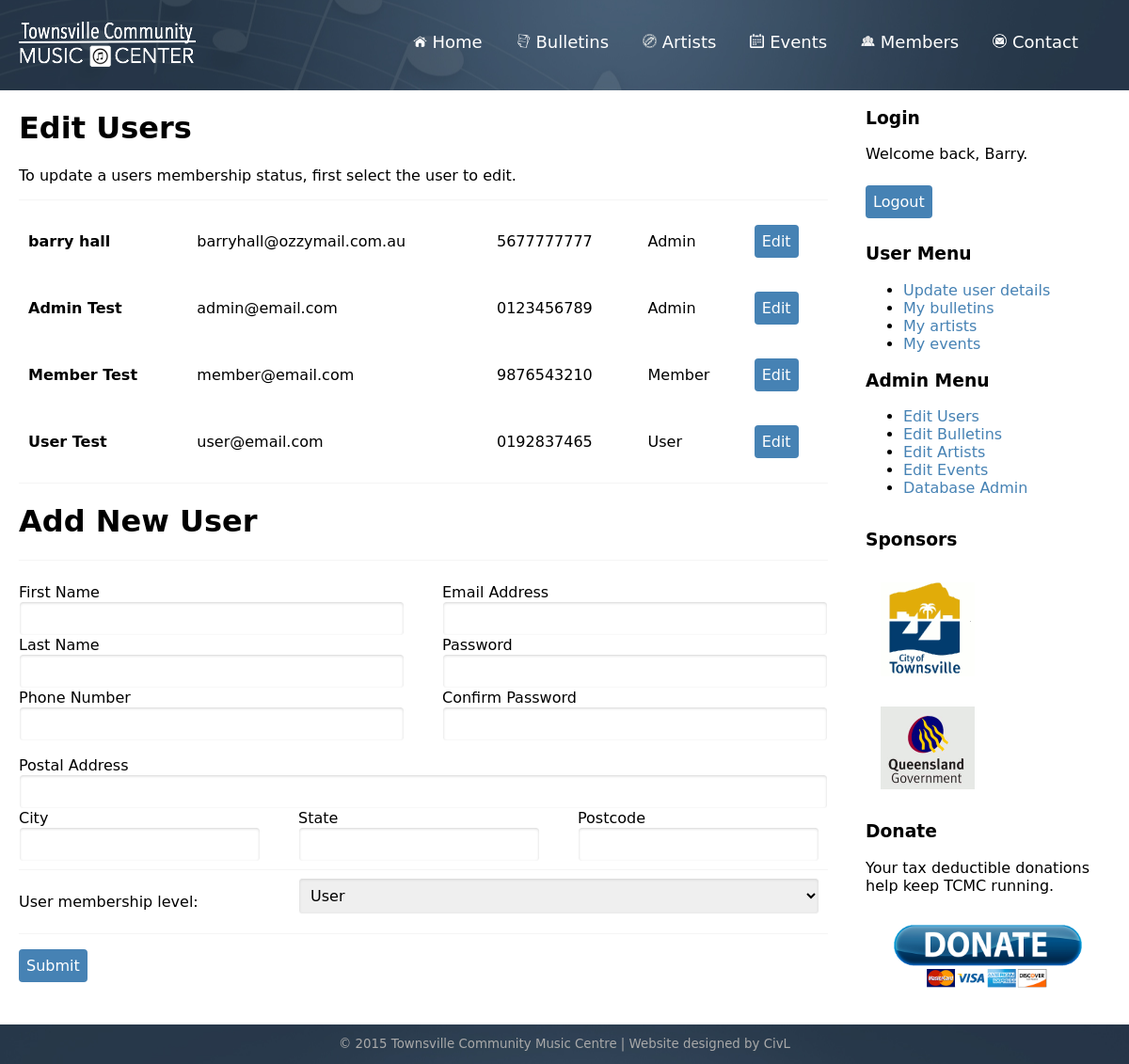
/adminUser.php (signed in), run on the app's committed database.
### tables this page shows
CREATE TABLE "user" (
  "user_id" integer NOT NULL PRIMARY KEY AUTOINCREMENT,
  "user_firstname" text NOT NULL,
  "user_lastname" text NOT NULL,
  "user_phone" text NOT NULL,
  "user_email" text NOT NULL,
  "user_pass" text NOT NULL,
  "user_address" text NOT NULL,
  "user_city" text NOT NULL,
  "user_state" text NOT NULL,
  "user_postcode" text NOT NULL,
  "user_status" text NOT NULL
);

### adminUser.php (the view, shortened to what this page needs)
<?php include("header.php"); ?>
    <div class="container row">
        <div id="main" class="col wide">
            <?php if(!isset($_SESSION['userLoggedIn']) || $_SESSION['user_status'] !== '2'){
                include('moduleNoAccess.php');
            } else {
            include("connectdb.php");
            $select = $dat->query('select * from user');
            $users = $select->fetchAll(PDO::FETCH_ASSOC);
            ?>
            <div class="blockMy">
                <h1>Edit Users</h1>
                <p>To update a users membership status, first select the user to edit.</p>
                <hr>
            <?php
            echo '<table>';
            foreach ($users as $row){
                echo '<tr>';
                echo '<td><strong>'. $row['user_firstname'] .' '. $row['user_lastname'] .'</strong></td>';
                echo '<td>'. $row["user_email"] .'</td>';
                echo '<td>'. $row["user_phone"] .'</td>';
                if ($row["user_status"] == '0') {
                    echo '<td>User</td>';
                }
                if ($row["user_status"] == '1') {
                    echo '<td>Member</td>';
                }
                if ($row["user_status"] == '2') {
                    echo '<td>Admin</td>';
                }
                echo '<td><a href="adminUser.php?user_id='. $row['user_id'] .'#edit"><button>Edit</button></a></td>';
                echo '</tr>';
            }
            echo '</table></div><hr>';
            if (isset($_GET['user_id'])) {
                echo '<h1>Edit User Details</h1>';
                echo '<strong>Note:</strong> For privacy reasons, you cannot view a users password.  You can however issue them with a new password by entering it here.  To update a users details without changing their password, simply leave the password fields blank.';
            }
            else {
                echo '<h1>Add New User</h1>';
            } ?>
            <hr>
            <form method="post" action="processUser.php" id="edit">
                <div class="row">
                    <div class="col half">
                        <p>
                            <label for="user_firstname">First Name</label>
                            <input name="user_firstname" id="user_firstname">
                            <label for="user_lastname">Last Name</label>
                            <input name="user_lastname" id="user_lastname">
                            <label for="user_phone">Phone Number</label>
                            <input name="user_phone" id="user_phone">
                        </p>
                    </div>
                    <div class="col half">
                        <p>
                            <label for="user_email">Email Address</label>
                            <input name="user_email" id="user_email">
                            <label for="user_pass">Password</label>
                            <input name="user_pass" id="user_pass" type="password">
                            <label for="confirm_pass">Confirm Password</label>
                            <input name="confirm_pass" id="confirm_pass" type="password">
                        </p>
                    </div>
                </div>
                <div class="row">
                    <div class="col">
                        <label for="user_address">Postal Address</label>
                        <input name="user_address" id="user_address">
                    </div>
                </div>
                <div class="row">
                    <div class="col third">
                        <label for="user_city">City</label>
                        <input name="user_city" id="user_city">
                    </div>
                    <div class="col third">
                        <label for="user_state">State</label>
                        <input name="user_state" id="user_state">
                    </div>
                    <div class="col third">
                        <label for="user_postcode">Postcode</label>
                        <input name="user_postcode" id="user_postcode">
                    </div>
                </div>
                <hr>
                <div class="row">
                    <div class="col third">
                        <p><label for="user_status">User membership level:</label></p>
                    </div>
                    <div class="col twothird">
                        <select id="user_status"name="user_status">
                            <option value="0">User</option>
                        </select>
                    </div>
                </div>
                <hr>
                <div class="row">
                    <div class="col">
                        <button type="submit" name="submit" id="submit" value="register">Submit</button>
                    </div>
                </div>
            </form>
           <?php } ?>
        </div>
        <div id="sidebar" class="col narrow">
            <?php include("sidebar.php"); ?>
        </div>
    </div>
    <?php
include("footer.php"); ?>

### css/style.css (style rules this page uses)
*, *:after, *:before { -webkit-box-sizing: border-box; -moz-box-sizing: border-box; box-sizing: border-box; }
body { font-family:"Lucida Grande", "Lucida Sans Unicode", "Lucida Sans", "DejaVu Sans", Verdana, sans-serif; }
a:link { color:steelblue; text-decoration:none; }
input { width:100%; padding: .5em; border: 1px solid white; border-radius: .25em; box-shadow: inset 0 1px 3px lightgray; }
button { text-align: center; border-radius: .25em; padding: .5em; color: white; background: #4682B4; border: 0; margin: .5em 0; }
select { width:100%; padding: .5em; border: 1px solid white; border-radius: .25em; box-shadow: inset 0 1px 3px lightgray; }
hr { border: 0; border-top: 1px solid whitesmoke; }
.blockMy table { width: 100%; }
.blockMy td { padding: 10px; }
.row { max-width: 1280px; margin: 0 auto; }
.col { padding: 0 20px; }
.row .row { margin: 0 -20px; }
.row:before, .row:after { content: ""; display: table; }
.row:after { clear: both; }
@media only screen { .col { float: left; width: 100%; -webkit-box-sizing: border-box; -moz-box-sizing: border-box; box-sizing: border-box; } }
@media only screen and (min-width:768px) { .wide { width: 75%; } }
@media only screen and (min-width:768px) { .narrow { width: 25%; } }
@media only screen and (min-width:768px) { .third { width: 33%; } }
@media only screen and (min-width:768px) { .twothird { width: 66%; } }
@media only screen and (min-width:768px) { .half { width: 50%; } }

### data on the page
user: user_firstname "barry", user_lastname "hall", user_email "barryhall@ozzymail.com.au", user_phone "5677777777", user_status "Admin"
user: user_firstname "Admin", user_lastname "Test", user_email "admin@email.com", user_phone "0123456789", user_status "Admin"
user: user_firstname "Member", user_lastname "Test", user_email "member@email.com", user_phone "9876543210", user_status "Member"
user: user_firstname "User", user_lastname "Test", user_email "user@email.com", user_phone "0192837465", user_status "User"

### other printed values
$name "Barry"
